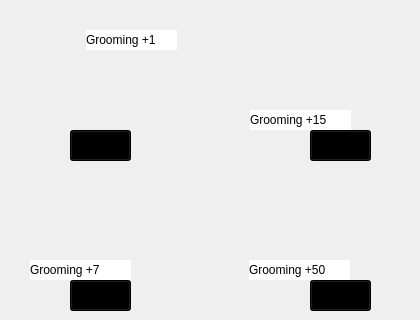
     <widget class="QWidget" name="groomingPage">
      <widget class="QWidget" name="widget_44" native="true">
       <property name="geometry">
        <rect>
         <x>30</x>
         <y>30</y>
         <width>151</width>
         <height>101</height>
        </rect>
       </property>
       <property name="styleSheet">
        <string notr="true">border-image: url(:/images/images/washHand.jpeg);</string>
       </property>
       <widget class="QLabel" name="label_28">
        <property name="geometry">
         <rect>
          <x>56</x>
          <y>0</y>
          <width>91</width>
          <height>20</height>
         </rect>
        </property>
        <property name="styleSheet">
         <string notr="true">border-image: none;
background-color: white;
color: black;</string>
        </property>
        <property name="text">
         <string>Grooming +1</string>
        </property>
       </widget>
      </widget>
      <widget class="QWidget" name="widget_45" native="true">
       <property name="geometry">
        <rect>
         <x>250</x>
         <y>30</y>
         <width>161</width>
         <height>101</height>
        </rect>
       </property>
       <property name="styleSheet">
        <string notr="true">border-image: url(:/images/images/bath.jpeg);</string>
       </property>
       <widget class="QLabel" name="label_46">
        <property name="geometry">
         <rect>
          <x>0</x>
          <y>80</y>
          <width>101</width>
          <height>20</height>
         </rect>
        </property>
        <property name="styleSheet">
         <string notr="true">border-image: none;
background-color: white;
color: black;</string>
        </property>
        <property name="text">
         <string>Grooming +15</string>
        </property>
       </widget>
      </widget>
      <widget class="QWidget" name="widget_46" native="true">
       <property name="geometry">
        <rect>
         <x>30</x>
         <y>180</y>
         <width>151</width>
         <height>101</height>
        </rect>
       </property>
       <property name="styleSheet">
        <string notr="true">border-image: url(:/images/images/brusht.jpeg);</string>
       </property>
       <widget class="QLabel" name="label_48">
        <property name="geometry">
         <rect>
          <x>0</x>
          <y>80</y>
          <width>101</width>
          <height>20</height>
         </rect>
        </property>
        <property name="styleSheet">
         <string notr="true">border-image: none;
background-color: white;
color: black;</string>
        </property>
        <property name="text">
         <string>Grooming +7</string>
        </property>
       </widget>
      </widget>
      <widget class="QWidget" name="widget_47" native="true">
       <property name="geometry">
        <rect>
         <x>249</x>
         <y>180</y>
         <width>161</width>
         <height>101</height>
        </rect>
       </property>
       <property name="styleSheet">
        <string notr="true">border-image: url(:/images/images/laundry.jpeg);</string>
       </property>
       <widget class="QLabel" name="label_47">
        <property name="geometry">
         <rect>
          <x>0</x>
          <y>80</y>
          <width>101</width>
          <height>20</height>
         </rect>
        </property>
        <property name="styleSheet">
         <string notr="true">border-image: none;
background-color: white;
color: black;</string>
        </property>
        <property name="text">
         <string>Grooming +50</string>
        </property>
       </widget>
      </widget>
      <widget class="QPushButton" name="washHandButton">
       <property name="geometry">
        <rect>
         <x>70</x>
         <y>130</y>
         <width>61</width>
         <height>31</height>
        </rect>
       </property>
       <property name="styleSheet">
        <string notr="true">border-image: none;
background-color: black;</string>
       </property>
       <property name="text">
        <string>$1</string>
       </property>
      </widget>
      <widget class="QPushButton" name="brushTeethButton">
       <property name="geometry">
        <rect>
         <x>70</x>
         <y>280</y>
         <width>61</width>
         <height>31</height>
        </rect>
       </property>
       <property name="styleSheet">
        <string notr="true">border-image: none;
background-color: black;</string>
       </property>
       <property name="text">
        <string>$5</string>
       </property>
      </widget>
      <widget class="QPushButton" name="doLaundryButton">
       <property name="geometry">
        <rect>
         <x>310</x>
         <y>280</y>
         <width>61</width>
         <height>31</height>
        </rect>
       </property>
       <property name="styleSheet">
        <string notr="true">border-image: none;
background-color: black;</string>
       </property>
       <property name="text">
        <string>$20</string>
       </property>
      </widget>
      <widget class="QPushButton" name="takeBathButton">
       <property name="geometry">
        <rect>
         <x>310</x>
         <y>130</y>
         <width>61</width>
         <height>31</height>
        </rect>
       </property>
       <property name="styleSheet">
        <string notr="true">border-image: none;
background-color: black;</string>
       </property>
       <property name="text">
        <string>$10</string>
       </property>
      </widget>
     </widget>
